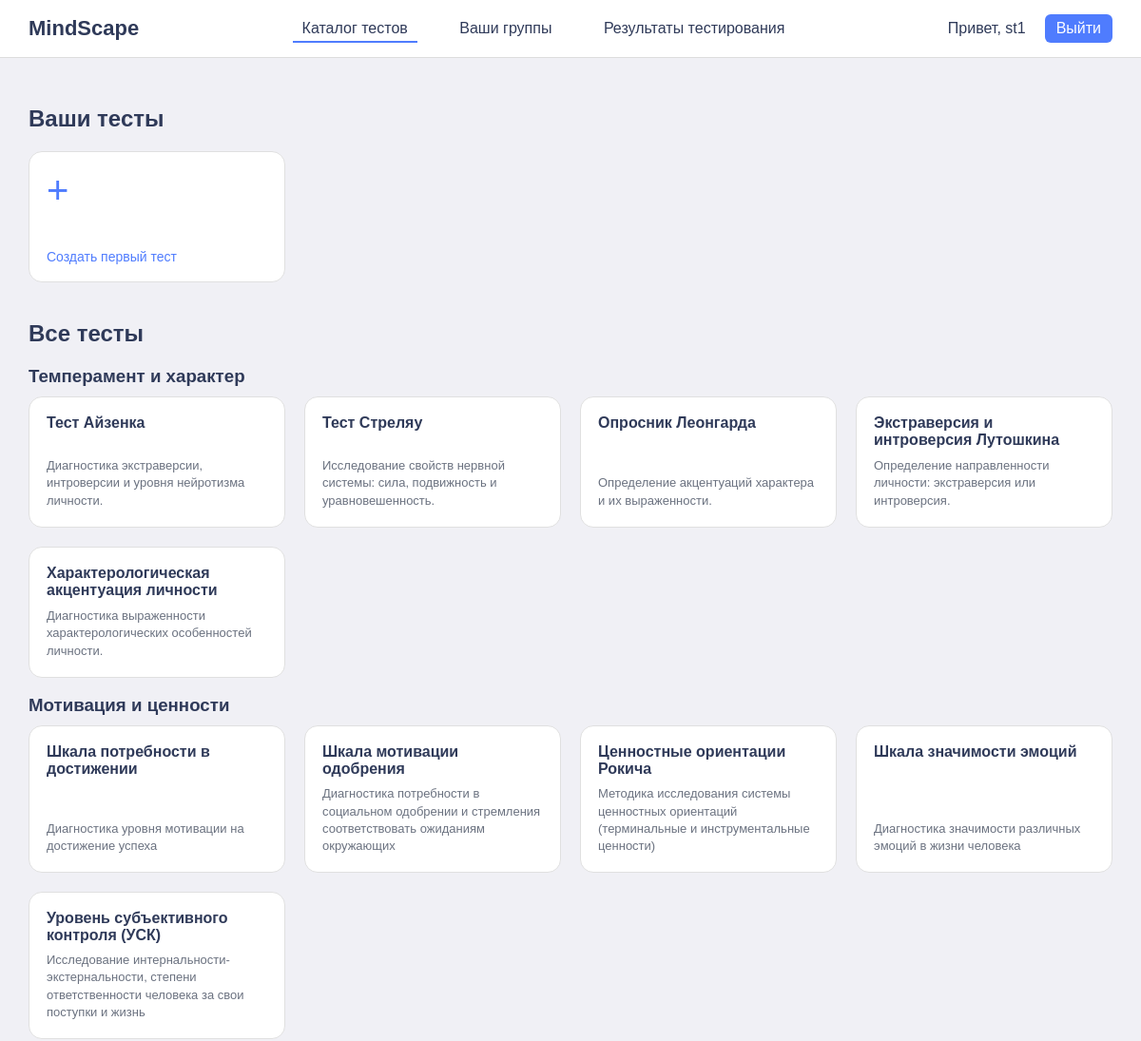
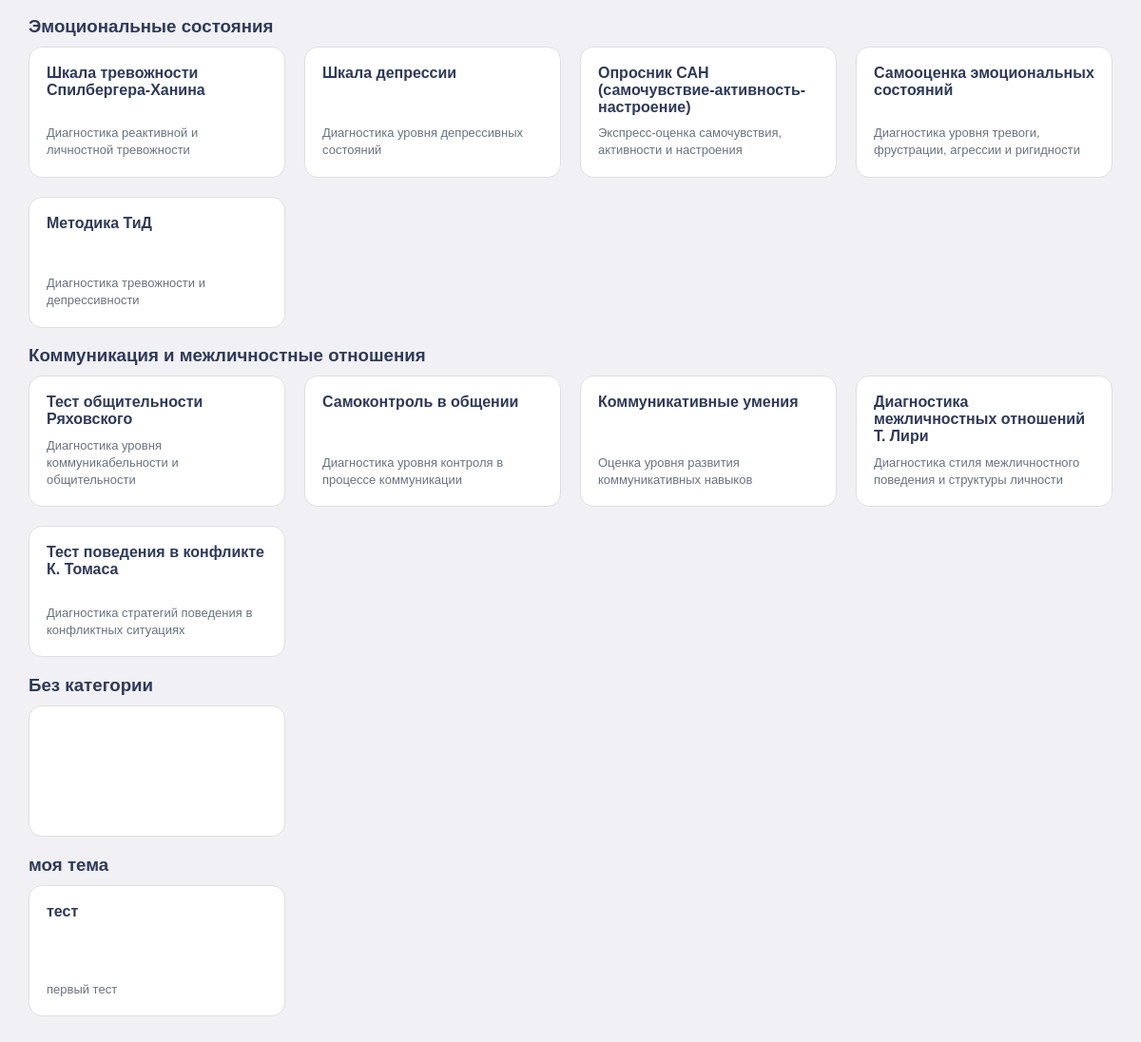
/teacher/teach (signed in), run on the app's committed database (2 pictures, top to bottom).
### tables this page shows
CREATE TABLE "tests" (
	"id"	INTEGER,
	"topic"	TEXT NOT NULL,
	"title"	TEXT NOT NULL,
	"is_active"	INTEGER DEFAULT 1,
	"description"	TEXT, visualization_type TEXT, author_id INTEGER, instruction TEXT,
	PRIMARY KEY("id" AUTOINCREMENT)
);

### app.py (the view)
@app.route('/teacher/teach')
def teach():
    if 'user_id' not in session:
        return redirect('/auth')
    conn = sqlite3.connect('database.db')
    conn.row_factory = sqlite3.Row
    cursor = conn.cursor()
    user_id = session['user_id']
    cursor.execute("""
        SELECT id, title, description, topic
        FROM tests
        WHERE author_id = ?
        AND is_active = 1
    """, (user_id,))
    teacher_tests = cursor.fetchall()
    cursor.execute("""
        SELECT id, title, description, topic
        FROM tests
        WHERE is_active = 1
    """)
    all_tests_raw = cursor.fetchall()
    conn.close()
    all_tests = {}
    for test in all_tests_raw:
        topic = test['topic'] or "Без категории"
        if topic not in all_tests:
            all_tests[topic] = []
        all_tests[topic].append(test)
    return render_template(
        "teacher/teach.html",
        username=session['username'],
        teacher_tests=teacher_tests,
        tests=all_tests
    )

### templates/teacher/teach.html (shortened to what this page needs)
<!DOCTYPE html>
<html lang="ru">
<head>
    <link rel="stylesheet" href="{{ url_for('static', filename='style/main.css') }}">
</head>
<body>
<header class="header">
    <div class="logo">MindScape</div>
    <nav class="nav">
        <a href="/teacher/teach" class="active">Каталог тестов</a>
        <a href="/teacher/groups">Ваши группы</a>
        <a href="/teacher/group_results">Результаты тестирования</a>
    </nav>
    <div class="user-panel">
        <span class="username">Привет, {{ username }}</span>
        <a href="/logout" class="logout">Выйти</a>
    </div>
</header>
<main>
    <h2>Ваши тесты</h2>
    <div class="tests">
    {% if teacher_tests %}
        <a href="/teacher/create_test_page" class="test-card create-card">
            <div class="plus">+</div>
            <div class="create-text">Создать тест</div>
        </a>
        {% for test in teacher_tests %}
            <!-- <a href="/test/{{ test.id }}" class="test-card">
                <div class="test-title">{{ test.title }}</div>
                <div class="test-topic">{{ test.topic }}</div>
                <div class="test-desc">{{ test.description }}</div>
            </a> -->
            <div class="test-card">
                <a href="/test/{{ test.id }}" class="test-link"></a>
                <div class="test-title">{{ test.title }}</div>
                <div class="test-topic">{{ test.topic }}</div>
                <div class="test-desc">{{ test.description }}</div>
                <div class="test-actions">
                    <a href="/teacher/edit_test/{{ test.id }}" class="btn edit-btn">✏️</a>
                    <a href="/teacher/delete_test/{{ test.id }}" class="btn delete-btn">🗑</a>
                </div>
            </div>
        {% endfor %}
    {% else %}
        <a href="/teacher/create_test_page" class="test-card create-card">
            <div class="plus">+</div>
            <div class="create-text">Создать первый тест</div>
        </a>
    {% endif %}
    </div>
    <h2 style="margin-top: 40px;">Все тесты</h2>
    {% for topic, test_list in tests.items() %}
        <div class="category">
            <h3>{{ topic }}</h3>
            <div class="tests">
                {% for test in test_list %}
                    <a href="/test/{{ test.id }}" class="test-card">
                        <div class="test-title">{{ test.title }}</div>
                        <div class="test-desc">{{ test.description }}</div>
                    </a>
                {% endfor %}
            </div>
        </div>
    {% endfor %}
</main>
</body>
</html>

### static/style/main.css (style rules this page uses)
body { font-family: Arial, sans-serif; margin: 0; background: #F0F0F5; color: #2F3A59; }
.header { background: white; display: flex; justify-content: space-between; align-items: center; padding: 15px 30px; border-bottom: 1px solid #ddd; }
.logo { font-size: 22px; font-weight: bold; }
.nav a { margin: 0 15px; text-decoration: none; color: #2F3A59; padding: 5px 10px; border-bottom: 2px solid transparent; transition: border-color 0.2s; }
.nav a.active { border-bottom: 2px solid #4F7CFE; }
.user-panel { display: flex; align-items: center; gap: 10px; }
.user-panel button, .logout { background: #4F7CFE; color: white; border: none; padding: 6px 12px; border-radius: 6px; cursor: pointer; text-decoration: none; }
.username { margin-right: 10px; }
main { padding: 30px; }
.category h3 { margin-bottom: 10px; }
.tests { display: grid; grid-template-columns: repeat(4, 1fr); gap: 20px; }
.test-card { background: white; border: 1px solid #e0e0e0; padding: 18px; border-radius: 14px; text-decoration: none; color: #2F3A59; display: flex; flex-direction: column; justify-content: space-between; min-height: 100px; transition: all 0.2s ease; }
.test-title { font-weight: bold; font-size: 16px; margin-bottom: 8px; }
.test-desc { font-size: 13px; color: #6b7280; line-height: 1.4; }
.plus { font-size: 40px; color: #4F7CFE; margin-bottom: 5px; }
.create-text { font-size: 14px; color: #4F7CFE; }
.create-card { min-height: 100px; }

### data on the page
tests: topic "Темперамент и характер", title "Тест Айзенка", description "Диагностика экстраверсии, интроверсии и уровня нейротизма личности."
tests: title "Тест Стреляу", description "Исследование свойств нервной системы: сила, подвижность и уравновешенность."
tests: title "Опросник Леонгарда", description "Определение акцентуаций характера и их выраженности."
tests: title "Экстраверсия и интроверсия Лутошкина", description "Определение направленности личности: экстраверсия или интроверсия."
tests: title "Характерологическая акцентуация личности", description "Диагностика выраженности характерологических особенностей личности."
tests: topic "Мотивация и ценности", title "Шкала потребности в достижении", description "Диагностика уровня мотивации на достижение успеха"
tests: title "Шкала мотивации одобрения", description "Диагностика потребности в социальном одобрении и стремления соответствовать ожиданиям окружающих"
tests: title "Ценностные ориентации Рокича", description "Методика исследования системы ценностных ориентаций (терминальные и инструментальные ценности)"
tests: title "Шкала значимости эмоций", description "Диагностика значимости различных эмоций в жизни человека"
tests: title "Уровень субъективного контроля (УСК)", description "Исследование интернальности-экстернальности, степени ответственности человека за свои поступки и жизнь"
tests: topic "Эмоциональные состояния", title "Шкала тревожности Спилбергера-Ханина", description "Диагностика реактивной и личностной тревожности"
tests: title "Шкала депрессии", description "Диагностика уровня депрессивных состояний"
tests: title "Опросник САН (самочувствие-активность-настроение)", description "Экспресс-оценка самочувствия, активности и настроения"
tests: title "Самооценка эмоциональных состояний", description "Диагностика уровня тревоги, фрустрации, агрессии и ригидности"
tests: title "Методика ТиД", description "Диагностика тревожности и депрессивности"
tests: topic "Коммуникация и межличностные отношения", title "Тест общительности Ряховского", description "Диагностика уровня коммуникабельности и общительности"
tests: title "Самоконтроль в общении", description "Диагностика уровня контроля в процессе коммуникации"
tests: title "Коммуникативные умения", description "Оценка уровня развития коммуникативных навыков"
tests: title "Диагностика межличностных отношений Т. Лири", description "Диагностика стиля межличностного поведения и структуры личности"
tests: title "Тест поведения в конфликте К. Томаса", description "Диагностика стратегий поведения в конфликтных ситуациях"
tests: topic "моя тема", title "тест", description "первый тест"

### other printed values
{{ username }} "st1"
{{ topic }} "Без категории"
